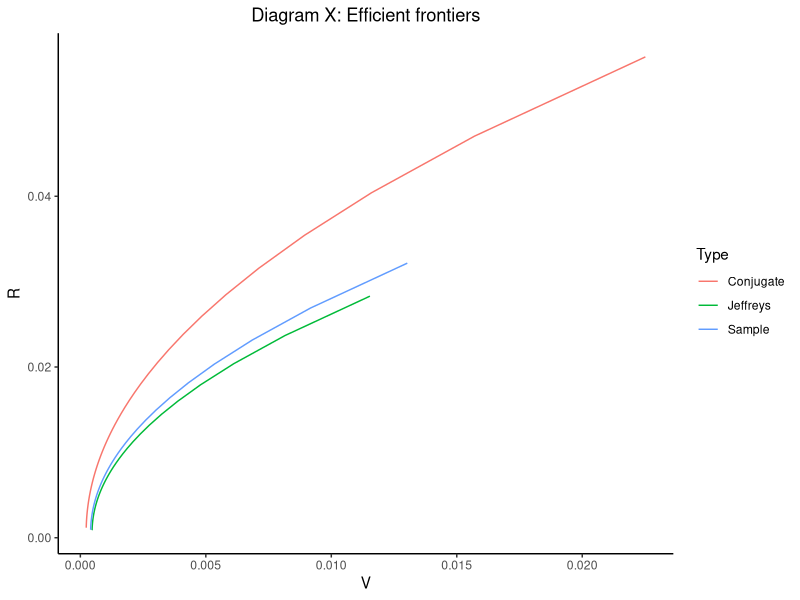
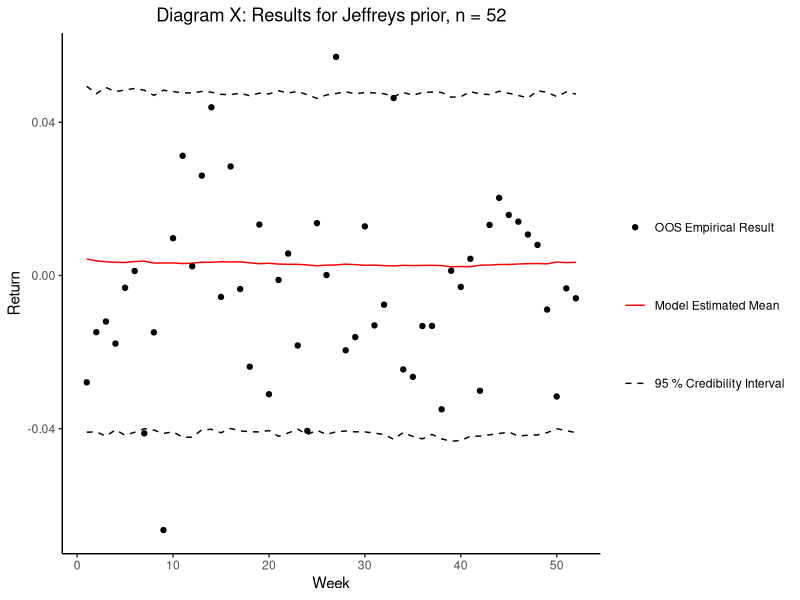
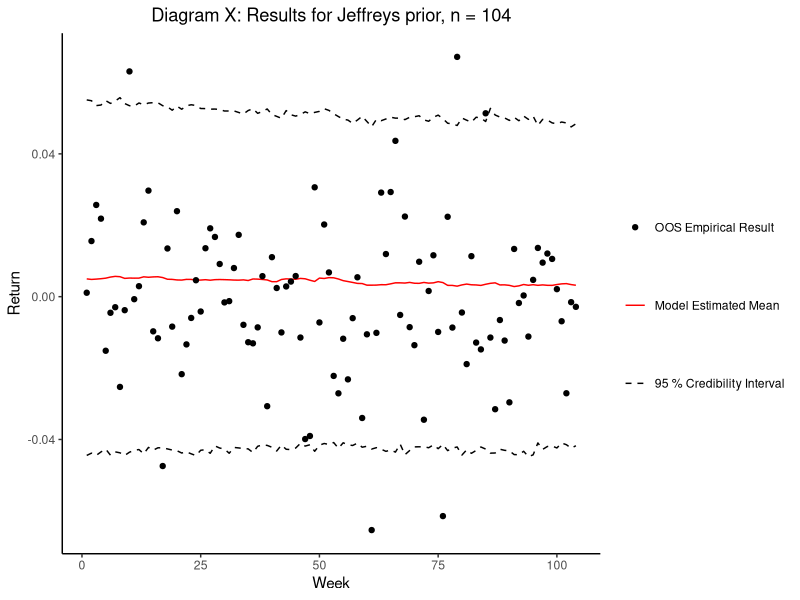
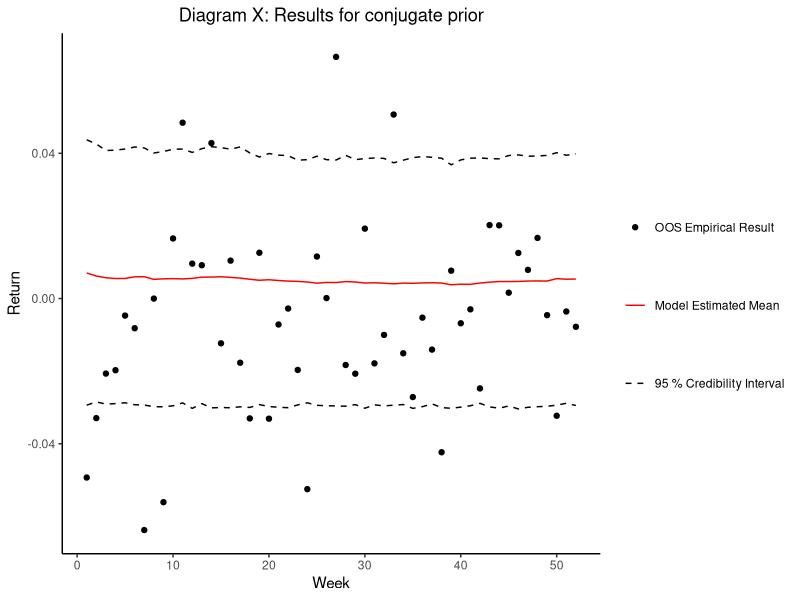
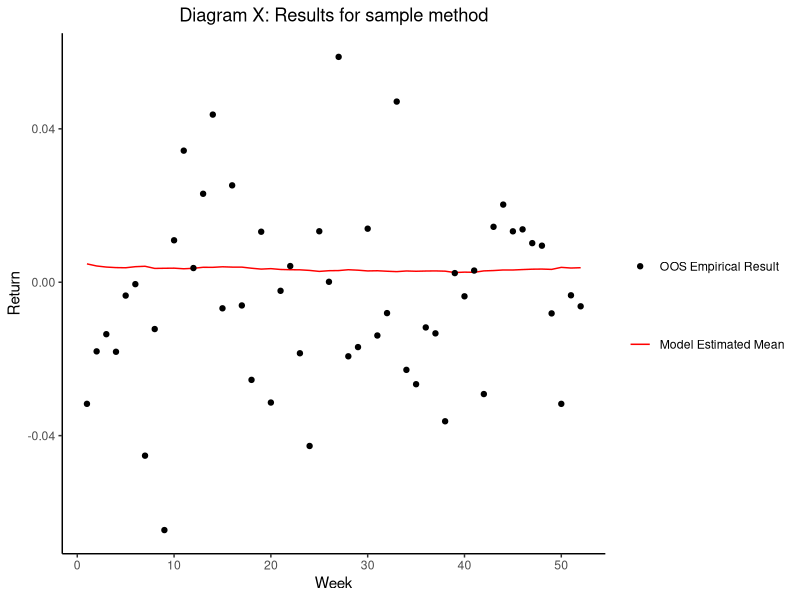

The R source for these figures, in order:
## ---- chunk 1

library(tidyverse)
library(quantmod)

# Function to optimize portfolio
opti <- function(x_bar, rets, gamma, type, d = nrow(rets), r = nrow(rets)){
  
  n <- nrow(rets)
  k <- ncol(rets)
  
  
  if(type == "sample"){
    c_kn <- 1/(n-1)
  }
  
  if (type == "jeff"){
   # Coefficient
    c_kn <- 1/(n-k-1) + (2*n - k - 1)/(n*(n-k-1)*(n-k-2)) 
  }
  
  if (type == "conj"){
   # Coefficient
    c_kn <- 1/(n+d-2*k-1) + (2*n+r+d-2*k-1)/((n+r)*(n+d-2*k-1)*(n+d-2*k-2))
  }
  
  # Covariance matrix
  S <- (n+1)*cov(rets)
  
  # Invert
  S_inv <- solve(S)
  
  # Vector of ones
  ones <- matrix(1:1, nrow = k, ncol = 1)
  
  # Normalization denominator
  den <- as.vector(t(ones) %*% S_inv %*% ones)
  
  # Q matrix
  Q <-  S_inv - (S_inv %*% ones %*% t(ones) %*% S_inv)/
                den
  
  # Quantites for MV
  w_mv <- (S_inv %*% ones)/den + gamma^(-1)*c_kn^(-1)*Q %*% x_bar
  
  r_mv <- (t(ones) %*% S_inv %*% x_bar)/den + 
        (t(x_bar) %*% Q %*% x_bar)/(gamma*c_kn)
  
  v_mv <- c_kn/den + 
          (t(x_bar) %*% Q %*% x_bar)/(gamma^2 * c_kn)
  
  return(list(ret = r_mv, var = v_mv, weights = w_mv, covmat = S, typeof = type))
  
}


# Simulation
sim_jeff <- function(weights, x_bar, n_samp, cov, n, k){
  
  samp_store <- c()
  
  for (i in 1:n_samp){
    
    t_1 <- rt(n = 1, df = n-k)
    t_2 <- rt(n = 1, df = n-k+1)
    
    samp <- t(weights) %*% x_bar +
            (sqrt(t(weights) %*% cov %*% weights))*(t_1/(sqrt(n*(n-k))) + 
                                          sqrt(1 + t_1^2/(n-k))*(t_2/sqrt(n-k+1)))
    
    samp_store <- c(samp_store, samp)
    
  }
  
  return(samp_store)
  
}

sim_con <- function(weights, x_bar, n_samp, cov, n, k, d = n, r = n){
  
  samp_store <- c()
  
  for (i in 1:n_samp){
    
    t_1 <- rt(n = 1, df = n+d-2*k)
    t_2 <- rt(n = 1, df = n+d-2*k+1)
    
    samp <- t(weights) %*% x_bar +
            (sqrt(t(weights) %*% cov %*% weights))*(t_1/(sqrt((n+r)*(n+d-2*k))) + 
                                          sqrt(1 + t_1^2/(n+d-2*k))*(t_2/sqrt(n+d-2*k+1)))
    
    samp_store <- c(samp_store, samp)
    
  }
  
  return(samp_store)
  
}

## ---- chunk 2

ret_date <- read_csv("returns.csv") %>% 
            filter(date < as.Date("2023-01-01"))

return_mat <- log(ret_date %>% select(-date) + 1)

meanvector <- t(return_mat %>%
            summarise(across(where(is.numeric), 
                     ~ mean(.x, na.rm = TRUE))))

df_conj <- data.frame()
df_jeff <- data.frame()
df_samp <- data.frame()

# Efficient frontier

for (i in 5:500){
  
  i <- i/2
  
  d_0 <- nrow(return_mat)
  r_0 <- nrow(return_mat)
  
  conj_eff <- opti(meanvector, return_mat, i, type = "conj", d = d_0, r = r_0)
  jeff_eff <- opti(meanvector, return_mat, i, type = "jeff")
  sample_eff <- opti(meanvector, return_mat, i, type = "sample")
  
  df_conj <- rbind(df_conj, c(conj_eff[1], conj_eff[2]))
  df_jeff <- rbind(df_jeff, c(jeff_eff[1], jeff_eff[2]))
  df_samp <- rbind(df_samp, c(sample_eff[1], sample_eff[2]))
  
}

df_conj <- cbind(df_conj, rep("Conjugate",nrow(df_conj)))
colnames(df_conj) <- c("ret", "var", "type")

df_jeff <- cbind(df_jeff, rep("Jeffreys",nrow(df_jeff)))
colnames(df_jeff) <- c("ret", "var", "type")

df_samp <- cbind(df_samp, rep("Sample",nrow(df_samp)))
colnames(df_samp) <- c("ret", "var", "type")

df <- rbind(df_conj, df_jeff, df_samp)

colnames(df) <- c("ret", "var", "type")

ggplot(df, 
       aes(x = var, 
           y = ret,
           color = as.factor(type))) +
  geom_line() +
  theme_classic() +
  labs(x = "V",
       y = "R",
       title = "Diagram X: Efficient frontiers") +
  guides(color = guide_legend(title="Type")) +
  theme(plot.title = element_text(hjust = 0.5))


## ---- chunk 3

ret_date <- read_csv("returns.csv") %>% 
            filter(date < as.Date("2023-01-01"))

dates <- ret_date %>% select(date)

ret_date_log <- log(ret_date %>% select(-date) + 1)
ret_date_log <- cbind(dates, ret_date_log)

result_jeff_df <- data.frame()

# Set time period
tp <- 52

# Start loop from t = 0 to t = tp
for (i in 0:(tp-1)){
  
  # Log returns
  #ret_date <- ret_date_log
  
  # Slice return matrix for model
  return_mat <- ret_date %>% 
                select(-date) %>%
                slice((i+1):(nrow(ret_date)-tp+i))
  
  # Create mean vector
  meanvector <- t(return_mat %>%
              summarise(across(where(is.numeric), 
                       ~ mean(.x, na.rm = TRUE))))
  
  # Slice return mat for OOS returns
  oos_return <- ret_date %>% 
                select(-date) %>%
                slice(nrow(ret_date)-(tp-1)+i) %>%
                as.matrix()
  

  
  # Get optimization results
  optim <- opti(meanvector, return_mat, 50, "jeff")
  
  # Simulate
  sims <- sim_jeff(optim$weights, meanvector, 10000, optim$covmat, 
                  nrow(return_mat), ncol(return_mat))
  
  # Fetch OOS return for model weights
  oos_result <- oos_return %*% optim$weights
  
  quantiles <- quantile(sims, probs = c(0.025, 0.975))
  
  # Store results
  result_vec <- c(optim$ret, oos_result, optim$var, 
                  quantiles[[1]], quantiles[[2]])
  
  result_jeff_df <- rbind(result_jeff_df, result_vec)
  
}

result_jeff_df <- cbind(seq(1:tp), result_jeff_df)

colnames(result_jeff_df) <- c("index", "model_mean", "oos_result", "model_var", "q05", "q95")

ggplot(data = result_jeff_df,
       mapping = aes(x = index)) + 
  geom_line(aes(y = model_mean, color = "Model Estimated Mean")) +
  geom_point(aes(y = oos_result, fill = "OOS Empirical Result")) +
  geom_line(aes(y = q05, linetype = "95 % Credibility Interval")) +
  geom_line(aes(x = index, y = q95), linetype = "dashed") +
  scale_color_manual(name = "", values = c("Model Estimated Mean" = "red"))+
  scale_fill_manual(name = "", values = c("OOS Empirical Result" = "black"))+
  scale_linetype_manual(name = "", values = c("95 % Credibility Interval" = "dashed")) +
  labs(x = "Week",
       y = "Return",
       title = "Diagram X: Results for Jeffreys prior, n = 52") +
  theme_classic() +
  theme(plot.title = element_text(hjust = 0.5))



## ---- chunk 4


result_jeff_df %>% mutate(within_inter = case_when(oos_result < q05 ~ "no",
                                                   oos_result > q95 ~ "no",
                                                   TRUE ~ "yes"))

## ---- chunk 5

result_jeff_df <- data.frame()

# Set time period
tp <- 104

# Start loop from t = 0 to t = tp
for (i in 0:(tp-1)){
  
  # Log returns
  #ret_date <- ret_date_log
  
  # Slice return matrix for model
  return_mat <- ret_date %>% 
                select(-date) %>%
                slice((i+1):(nrow(ret_date)-tp+i))
  
  # Create mean vector
  meanvector <- t(return_mat %>%
              summarise(across(where(is.numeric), 
                       ~ mean(.x, na.rm = TRUE))))
  
  # Slice return mat for OOS returns
  oos_return <- ret_date %>% 
                select(-date) %>%
                slice(nrow(ret_date)-(tp-1)+i) %>%
                as.matrix()
  

  
  # Get optimization results
  optim <- opti(meanvector, return_mat, 50, "jeff")
  
  # Simulate
  sims <- sim_jeff(optim$weights, meanvector, 10000, optim$covmat, 
                  nrow(return_mat), ncol(return_mat))
  
  # Fetch OOS return for model weights
  oos_result <- oos_return %*% optim$weights
  
  quantiles <- quantile(sims, probs = c(0.025, 0.975))
  
  # Store results
  result_vec <- c(optim$ret, oos_result, optim$var, 
                  quantiles[[1]], quantiles[[2]])
  
  result_jeff_df <- rbind(result_jeff_df, result_vec)
  
}

result_jeff_df <- cbind(seq(1:tp), result_jeff_df)

colnames(result_jeff_df) <- c("index", "model_mean", "oos_result", "model_var", "q05", "q95")

ggplot(data = result_jeff_df,
       mapping = aes(x = index)) + 
  geom_line(aes(y = model_mean, color = "Model Estimated Mean")) +
  geom_point(aes(y = oos_result, fill = "OOS Empirical Result")) +
  geom_line(aes(y = q05, linetype = "95 % Credibility Interval")) +
  geom_line(aes(x = index, y = q95), linetype = "dashed") +
  scale_color_manual(name = "", values = c("Model Estimated Mean" = "red"))+
  scale_fill_manual(name = "", values = c("OOS Empirical Result" = "black"))+
  scale_linetype_manual(name = "", values = c("95 % Credibility Interval" = "dashed")) +
  labs(x = "Week",
       y = "Return",
       title = "Diagram X: Results for Jeffreys prior, n = 104") +
  theme_classic() +
  theme(plot.title = element_text(hjust = 0.5))



## ---- chunk 6

result_jeff_df %>% mutate(within_inter = case_when(oos_result < q05 ~ "no",
                                                   oos_result > q95 ~ "no",
                                                   TRUE ~ "yes")) %>% filter(within_inter == "no")

## ---- chunk 7

result_conj_df <- data.frame()

# Set time period
tp <- 52

# Start loop from t = 0 to t = tp
for (i in 0:(tp-1)){
  
  # Log returns
  #ret_date <- ret_date_log
  
  # Slice return matrix for model
  return_mat <- ret_date %>% 
                select(-date) %>%
                slice((i+1):(nrow(ret_date)-tp+i))
  
  # Create mean vector
  meanvector <- t(return_mat %>%
              summarise(across(where(is.numeric), 
                       ~ mean(.x, na.rm = TRUE))))
  
  # Slice return mat for OOS returns
  oos_return <- ret_date %>% 
                select(-date) %>%
                slice(nrow(ret_date)-(tp-1)+i) %>%
                as.matrix()
  
  
  # Get optimization results
  optim <- opti(meanvector, return_mat, 50, "conj")
  
  d_0 <- nrow(return_mat)
  r_0 <- nrow(return_mat)
  
  # Simulate
  sims <- sim_con(optim$weights, meanvector, 10000, optim$covmat, 
                  nrow(return_mat), ncol(return_mat), d = d_0, r = r_0)
  
  # Fetch OOS return for model weights
  oos_result <- oos_return %*% optim$weights
  
  quantiles <- quantile(sims, probs = c(0.025, 0.975))
  
  # Store results
  result_vec <- c(optim$ret, oos_result, optim$var, 
                  quantiles[[1]], quantiles[[2]])
  
  result_conj_df <- rbind(result_conj_df, result_vec)
  
}

result_conj_df <- cbind(seq(1:tp), result_conj_df)

colnames(result_conj_df) <- c("index", "model_mean", "oos_result", "model_var", "q05", "q95")

ggplot(data = result_conj_df,
       mapping = aes(x = index)) + 
  geom_line(aes(y = model_mean, color = "Model Estimated Mean")) +
  geom_point(aes(y = oos_result, fill = "OOS Empirical Result")) +
  geom_line(aes(y = q05, linetype = "95 % Credibility Interval")) +
  geom_line(aes(x = index, y = q95), linetype = "dashed") +
  scale_color_manual(name = "", values = c("Model Estimated Mean" = "red"))+
  scale_fill_manual(name = "", values = c("OOS Empirical Result" = "black"))+
  scale_linetype_manual(name = "", values = c("95 % Credibility Interval" = "dashed")) +
  labs(x = "Week",
       y = "Return",
       title = "Diagram X: Results for conjugate prior") +
  theme_classic() +
  theme(plot.title = element_text(hjust = 0.5))


## ---- chunk 8

results_omx_df <- data.frame()

omx_weights <- matrix(nrow = 30, ncol = 1,
                       c(3.08, 2.41,
                            4.98, 4.38,
                            8.42, 3.54,
                            0.89, 1.93,
                            0.77, 3.98,
                            3.17, 4.67,
                            1.22, 3.52,
                            6.04, 6.96,
                            0.72, 3.47,
                            0.46, 4.61,
                            0.46, 5.35,
                            1.46, 1.76,
                            4.23, 3.91,
                            3.67, 1.28,
                            2.52, 6.14)/100)

tp <- 52

# Start loop from t = 0 to t = tp
for (i in 0:(tp-1)){
  
  # Log returns
  #ret_date <- ret_date_log
  
  # Slice return mat for OOS returns
  oos_return <- ret_date %>% 
                select(-date) %>%
                slice(nrow(ret_date)-(tp-1)+i) %>%
                as.matrix()

  # Fetch OOS return for model weights
  oos_result <- oos_return %*% omx_weights
  
  
  results_omx_df <- rbind(results_omx_df, oos_result)
  
}

colnames(results_omx_df) <- c("ret")

## ---- chunk 9

result_samp_df <- data.frame()

# Set time period
tp <- 52

# Start loop from t = 0 to t = tp
for (i in 0:(tp-1)){
  
  # Log returns
  #ret_date <- ret_date_log
  
  # Slice return matrix for model
  return_mat <- ret_date %>% 
                select(-date) %>%
                slice((i+1):(nrow(ret_date)-tp+i))
  
  # Create mean vector
  meanvector <- t(return_mat %>%
              summarise(across(where(is.numeric), 
                       ~ mean(.x, na.rm = TRUE))))
  
  # Slice return mat for OOS returns
  oos_return <- ret_date %>% 
                select(-date) %>%
                slice(nrow(ret_date)-(tp-1)+i) %>%
                as.matrix()
  

  
  # Get optimization results
  optim <- opti(meanvector, return_mat, 50, "sample")
  
  # Simulate
#  sims <- sim_jeff(optim$weights, meanvector, 10000, optim$covmat, 
 #                 nrow(return_mat), ncol(return_mat))
  
  # Fetch OOS return for model weights
  oos_result <- oos_return %*% optim$weights
  
 # quantiles <- quantile(sims, probs = c(0.025, 0.975))
  
  # Store results
  result_vec <- c(optim$ret, oos_result, optim$var)
  
  result_samp_df <- rbind(result_samp_df, result_vec)
  
}

result_samp_df <- cbind(seq(1:tp), result_samp_df)

colnames(result_samp_df) <- c("index", "model_mean", "oos_result", "model_var")

ggplot(data = result_samp_df,
       mapping = aes(x = index)) + 
  geom_line(aes(y = model_mean, color = "Model Estimated Mean")) +
  geom_point(aes(y = oos_result, fill = "OOS Empirical Result")) +
  scale_color_manual(name = "", values = c("Model Estimated Mean" = "red"))+
  scale_fill_manual(name = "", values = c("OOS Empirical Result" = "black"))+
  labs(x = "Week",
       y = "Return",
       title = "Diagram X: Results for sample method") +
  theme_classic() + 
  theme(plot.title = element_text(hjust = 0.5))


